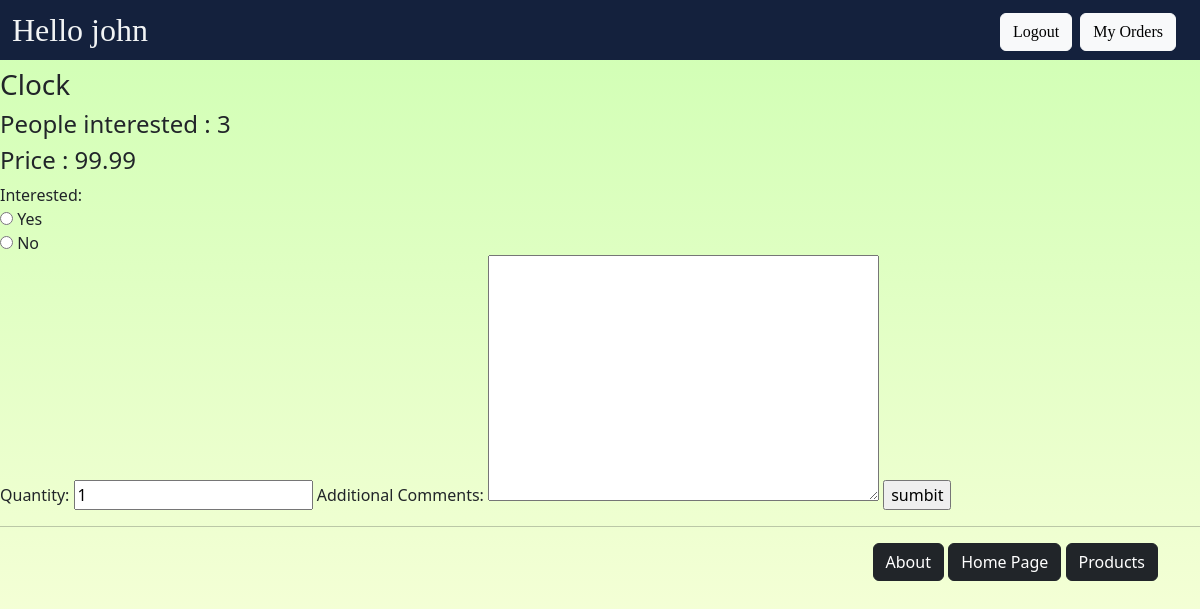
Screenshot of /myaoo/products/1/ (signed in) with the database file from the repository.
### myaoo/models.py (models this page shows, shortened)
class Product(models.Model):
    category = models.ForeignKey(Category, related_name='products', on_delete=models.CASCADE)
    name = models.CharField(max_length=250)
    price = models.DecimalField(max_digits=8, decimal_places=2)
    stock = models.PositiveIntegerField(default=100, validators=[MaxValueValidator(1000), MinValueValidator(0)])
    available = models.BooleanField(default=True)
    description = models.TextField(blank=True)
    interested = models.PositiveIntegerField(default=0)

### myaoo/views.py (the view)
@login_required
def productdetail(request, prod_id):
    prod = Product.objects.get(pk=prod_id)
    if request.method == 'POST':
        form = InterestForm(request.POST)
        if form.is_valid():
            if form.cleaned_data['interested'] == 'Yes':
                prod.interested = prod.interested + 1
                print(prod.id)
                prod.save()
                return redirect('/myaoo/')
            else:
                return redirect('/myaoo/')
    else:
        form = InterestForm()
    return render(request, 'myaoo/productdetail.html', {'form': form, 'prod': prod})

### myaoo/forms.py
class InterestForm(forms.Form):
    INT_CHOICES = [('Yes', 'Yes'), ('No', 'No')]
    interested = forms.ChoiceField(widget=forms.RadioSelect, choices=INT_CHOICES)
    quantity = forms.IntegerField(initial=1, min_value=1)
    comments = forms.CharField(widget=forms.Textarea, label='Additional Comments', required=False)

### myaoo/templates/myaoo/productdetail.html (shortened to what this page needs)
{% extends 'myaoo/base.html' %}
{% block body_block %}
        {% if prod.available %}
            <h3>{{ prod.name }}</h3>
            <h4>People interested : {{ prod.interested }}</h4>
            <h4>Price : {{ prod.price }}</h4>
        {% else %}
            <h3>Product {{ prod.name }} is not available</h3>
        {% endif %}
    <form action="{% url 'myaoo:productdetail' prod.id %}" method="post">
        {{ form }}
        <input type="submit" value="sumbit">
    </form>
{% endblock %}

### myaoo/templates/myaoo/base.html (shortened to what this page needs)
<!DOCTYPE html>
{% load static %}
<html lang="en">
<head>
    <link rel="stylesheet" type="text/css" href="{% static 'myaoo/style.css' %}"/>
    <link rel="stylesheet" href="https://cdn.jsdelivr.net/npm/bootstrap@5.2.2/dist/css/bootstrap.min.css">
</head>
<body>
    <div>
        <h1 class="hdng">
            <div class="myhdg">
                Hello
                {% if user.is_authenticated %}
                    {{ request.user.username }}
                {% else %}
                    Guest
                {% endif %}
            </div>
            <div class="logbtn">
                {% if user.is_authenticated %}
                    <button onclick="location.href='{% url 'myaoo:logout' %}'" type="button" class="btn btn-light">Logout</button>
                    <button onclick="location.href='{% url 'myaoo:myorders' %}'" type="button" class="btn btn-light">My Orders</button>
                {% else %}
                    <button onclick="location.href='{% url 'myaoo:login' %}'" type="button" class="btn btn-light">Login</button>
                    <button onclick="location.href='{% url 'myaoo:register' %}'" type="button" class="btn btn-light">Register</button>
                {% endif %}
            </div>
        </h1>
        {% block body_block %}*** {% endblock %}
    </div>
    <hr />
    <div class="container">
        <div class="btn-group-justified btns">
            <button onclick="location.href='{% url 'myaoo:about' %}'" type="button" class="btn btn-dark">About</button>
            <button onclick="location.href='{% url 'myaoo:index' %}'" type="button" class="btn btn-dark">Home Page</button>
            <button onclick="location.href='{% url 'myaoo:products' %}'" type="button" class="btn btn-dark">Products</button>
        </div>
    </div>
</body>
</html>

### myaoo/static/myaoo/style.css (style rules this page uses)
html { min-height: 100%; }
.hdng { background-color: #14213d; color: #f2f4f5; height: 60px; font-size: xx-large; font-family: Verdana; font-family: Copperplate, Papyrus, fantasy; margin-top: 0; display: flex; justify-content: flex-start; align-content: center; align-items: center; }
.myhdg { margin-left: 1%; }
.logbtn { align-self: center; margin-left: auto; margin-right: 2%; }
body { background: linear-gradient(#cfffb3, #ffffe0); font-family: "Helvetica Neue", Helvetica, Arial, sans-serif; }
.btns { text-align-last: end; }

### rows the page displays
Product: name "Clock", interested "3", price "99.99"

### other values shown
{{ request.user.username }} "john"
